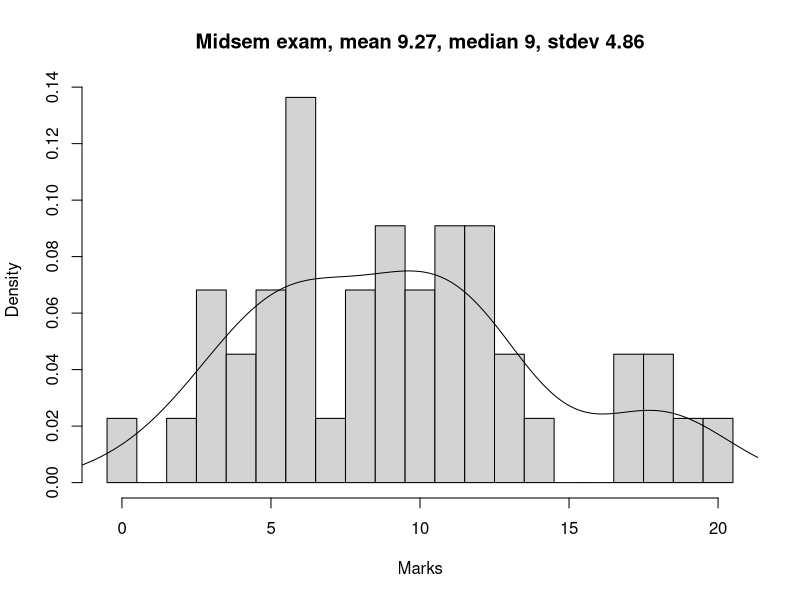

This figure's R source:
print("Generating markstats.pdf from marks.csv")
marksdata <- read.csv("marks.csv")
marks <- na.omit(marksdata$Midsem.exam)
pdf(file='markstats.pdf')
hist(marks,breaks=0:21-0.5,prob=TRUE,xlab="Marks",main=sprintf("Midsem exam, mean %.2f, median %.0f, stdev %.2f", mean(marks), median(marks), sd(marks)))
lines(density(marks,bw="SJ"))
dev.off()
